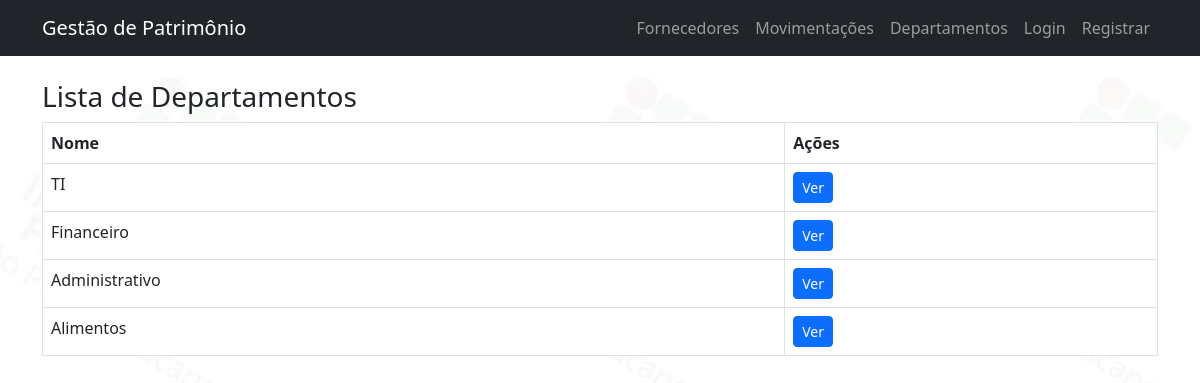
Page /departamentos/ on the committed database.
### gestao/models.py (models this page shows, shortened)
class Departamento(models.Model):
    nome = models.CharField(max_length=100)

### gestao/views.py (the view)
# urls.py: path('departamentos/', departamento_list, name='departamento_list'),
def departamento_list(request):
    departamentos = Departamento.objects.all()
    return render(request, 'list/departamento_list.html', {'departamentos': departamentos})

### gestao/templates/list/departamento_list.html
{% extends 'base.html' %}
{% block content %}
<h3>Lista de Departamentos</h3>
<table class='table table-bordered'>
    <thead>
        <tr>
            <th>Nome</th>
            <th>Ações</th>
        </tr>
    </thead>
    <tbody>
        {% for departamento in departamentos %}
            <tr>
                <td>{{ departamento.nome }}</td>
                <td><a href="{% url 'departamento_detail' departamento.id %}" class="btn btn-primary btn-sm">Ver</a></td>
            </tr>
        {% endfor %}
    </tbody>
</table>
{% endblock %}

### rows in the picture
Departamento: nome "TI"
Departamento: nome "Financeiro"
Departamento: nome "Administrativo"
Departamento: nome "Alimentos"
